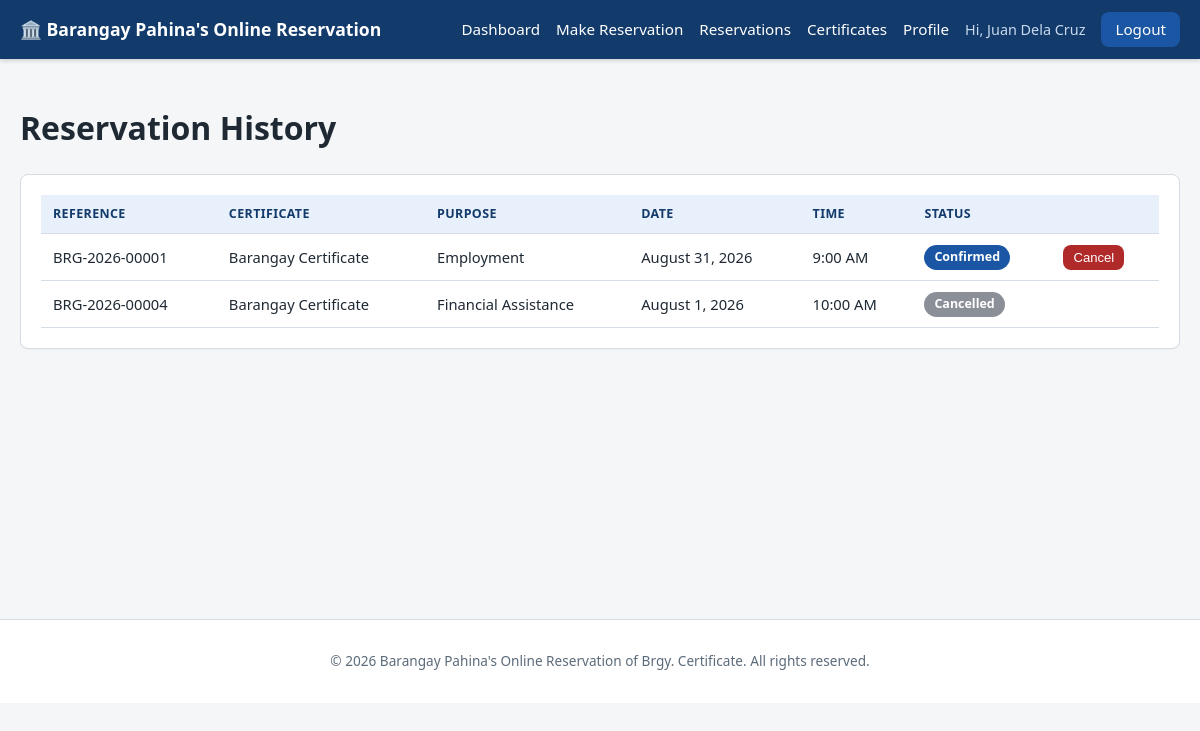
The app's page /resident/reservations.php (signed in) with its own data.
### tables this page shows
CREATE TABLE reservations (
    id INT AUTO_INCREMENT PRIMARY KEY,
    reference_number VARCHAR(20) NOT NULL UNIQUE,
    resident_id INT NOT NULL,
    certificate_type VARCHAR(100) NOT NULL DEFAULT 'Barangay Certificate',
    purpose VARCHAR(150) NOT NULL,
    appointment_date DATE NOT NULL,
    appointment_time TIME NOT NULL,
    status ENUM('Pending','Confirmed','Completed','Cancelled','Rejected','No-show')
        NOT NULL DEFAULT 'Pending',
    created_at DATETIME NOT NULL DEFAULT CURRENT_TIMESTAMP,
    updated_at DATETIME NOT NULL DEFAULT CURRENT_TIMESTAMP ON UPDATE CURRENT_TIMESTAMP,
    FOREIGN KEY (resident_id) REFERENCES residents(id) ON DELETE CASCADE,
    INDEX idx_ref_number (reference_number),
    INDEX idx_appt_date_res (appointment_date)
);

### resident/reservations.php (the view, shortened to what this page needs)
<?php
require_once __DIR__ . '/../config/database.php';
require_once __DIR__ . '/../includes/functions.php';
$resident = getResidentByUserId($pdo, $_SESSION['user_id']);
$stmt = $pdo->prepare(
    'SELECT * FROM reservations WHERE resident_id = ? ORDER BY appointment_date DESC, appointment_time DESC'
);
$stmt->execute([$resident['id']]);
$reservations = $stmt->fetchAll();
require_once __DIR__ . '/../includes/header.php';
?>
<h1>Reservation History</h1>
<div class="card">
    <div class="table-wrapper">
        <table>
            <thead>
                <tr><th>Reference</th><th>Certificate</th><th>Purpose</th><th>Date</th><th>Time</th><th>Status</th><th></th></tr>
            </thead>
            <tbody>
            <?php foreach ($reservations as $r): ?>
                <tr>
                    <td><?= h($r['reference_number']) ?></td>
                    <td><?= h($r['certificate_type']) ?></td>
                    <td><?= h($r['purpose']) ?></td>
                    <td><?= formatDate($r['appointment_date']) ?></td>
                    <td><?= formatTime($r['appointment_time']) ?></td>
                    <td><?= statusBadge($r['status']) ?></td>
                    <td>
                        <?php if (in_array($r['status'], ['Pending', 'Confirmed'], true)): ?>
                            <form method="post" style="display:inline;">
                                <button type="submit" class="btn btn-danger btn-sm"
                                        data-confirm="Are you sure you want to cancel this reservation?">
                                    Cancel
                                </button>
                            </form>
                        <?php endif; ?>
                    </td>
                </tr>
            <?php endforeach; ?>
            </tbody>
        </table>
    </div>
</div>
<?php require_once __DIR__ . '/../includes/footer.php'; ?>

### includes/functions.php (shortened to what this page needs)
<?php
function h(?string $value): string
{
    return htmlspecialchars($value ?? '', ENT_QUOTES, 'UTF-8');
}
function formatDate(?string $date): string
{
    $ts = strtotime($date);
    return $ts ? date('F j, Y', $ts) : $date;
}
function formatTime(?string $time): string
{
    $ts = strtotime($time);
    return $ts ? date('g:i A', $ts) : $time;
}
function statusBadge(string $status): string
{
    $map = [
        'Pending'   => 'badge-pending',
        'Confirmed' => 'badge-confirmed',
        'Completed' => 'badge-completed',
        'Cancelled' => 'badge-cancelled',
        'Rejected'  => 'badge-rejected',
        'No-show'   => 'badge-noshow',
    ];
    $class = $map[$status] ?? 'badge-pending';
    return '<span class="badge ' . $class . '">' . h($status) . '</span>';
}

### css/style.css (style rules this page uses)
:root { --blue-dark: #123a6b; --blue: #1a56a3; --blue-light: #e8f0fb; --gray-light: #f4f6f8; --gray-border: #d6dce3; --text-dark: #1f2933; --text-muted: #5c6b7a; --white: #ffffff; --green: #1e7e34; --yellow: #a86b00; --red: #b02a2a; --radius: 8px; }
* { box-sizing: border-box; }
body { margin: 0; font-family: "Segoe UI", Arial, Helvetica, sans-serif; background: var(--gray-light); color: var(--text-dark); line-height: 1.5; }
.card { background: var(--white); border: 1px solid var(--gray-border); border-radius: var(--radius); padding: 20px; margin-bottom: 20px; box-shadow: 0 1px 2px rgba(0,0,0,0.04); }
.btn { display: inline-block; padding: 10px 20px; background: var(--blue); color: var(--white); border: none; border-radius: var(--radius); font-size: 0.95rem; cursor: pointer; text-align: center; }
.btn-danger { background: var(--red); }
.btn-sm { padding: 5px 10px; font-size: 0.82rem; }
.page-container table { width: 100%; border-collapse: collapse; background: var(--white); }
.page-container th, .page-container td { text-align: left; padding: 10px 12px; border-bottom: 1px solid var(--gray-border); font-size: 0.92rem; }
.page-container th { background: var(--blue-light); color: var(--blue-dark); text-transform: uppercase; font-size: 0.78rem; letter-spacing: 0.03em; }
.table-wrapper { overflow-x: auto; }
.badge { display: inline-block; padding: 3px 10px; border-radius: 999px; font-size: 0.78rem; font-weight: 600; color: var(--white); }
.badge-confirmed { background: var(--blue); }
.badge-cancelled { background: #8a8f98; }

### records on screen
reservations: reference_number "BRG-2026-00001", certificate_type "Barangay Certificate", purpose "Employment", appointment_date "August 31, 2026", appointment_time "9:00 AM", status "Confirmed"
reservations: reference_number "BRG-2026-00004", certificate_type "Barangay Certificate", purpose "Financial Assistance", appointment_date "August 1, 2026", appointment_time "10:00 AM", status "Cancelled"

### other values on screen
$_SESSION['display_name'] "Juan Dela Cruz"
